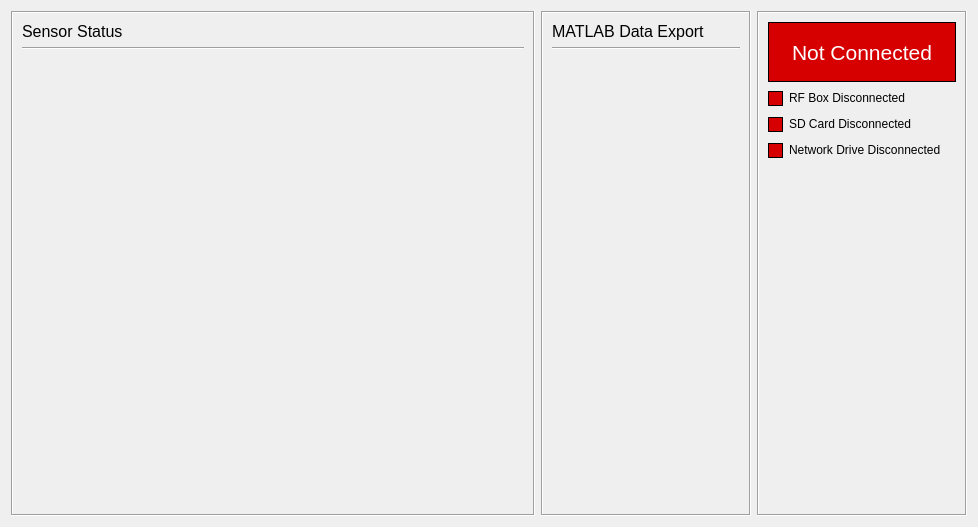
<?xml version="1.0" encoding="UTF-8"?>
<ui version="4.0">
 <class>Form</class>
 <widget class="QWidget" name="Form">
  <property name="geometry">
   <rect>
    <x>0</x>
    <y>0</y>
    <width>978</width>
    <height>527</height>
   </rect>
  </property>
  <property name="windowTitle">
   <string>Form</string>
  </property>
  <layout class="QHBoxLayout" name="horizontalLayout_2">
   <item>
    <widget class="QFrame" name="frame_sensorStatus">
     <property name="sizePolicy">
      <sizepolicy hsizetype="Preferred" vsizetype="Preferred">
       <horstretch>5</horstretch>
       <verstretch>0</verstretch>
      </sizepolicy>
     </property>
     <property name="autoFillBackground">
      <bool>false</bool>
     </property>
     <property name="styleSheet">
      <string notr="true"/>
     </property>
     <property name="frameShape">
      <enum>QFrame::Box</enum>
     </property>
     <property name="frameShadow">
      <enum>QFrame::Sunken</enum>
     </property>
     <property name="midLineWidth">
      <number>0</number>
     </property>
     <layout class="QVBoxLayout" name="verticalLayout_3">
      <item>
       <widget class="QLabel" name="label_sensorStatus">
        <property name="font">
         <font>
          <pointsize>12</pointsize>
         </font>
        </property>
        <property name="styleSheet">
         <string notr="true"/>
        </property>
        <property name="text">
         <string>Sensor Status</string>
        </property>
       </widget>
      </item>
      <item>
       <widget class="Line" name="line_2">
        <property name="frameShadow">
         <enum>QFrame::Sunken</enum>
        </property>
        <property name="orientation">
         <enum>Qt::Horizontal</enum>
        </property>
       </widget>
      </item>
      <item>
       <widget class="QScrollArea" name="scrollArea">
        <property name="frameShape">
         <enum>QFrame::NoFrame</enum>
        </property>
        <property name="frameShadow">
         <enum>QFrame::Plain</enum>
        </property>
        <property name="widgetResizable">
         <bool>true</bool>
        </property>
        <widget class="QWidget" name="scrollArea_sensorStatus">
         <property name="geometry">
          <rect>
           <x>0</x>
           <y>0</y>
           <width>505</width>
           <height>453</height>
          </rect>
         </property>
         <property name="styleSheet">
          <string notr="true">            QRadioButton::indicator {
                width: 13px;
                height: 13px;
                border: 1px solid black;
            }
            
            QRadioButton::indicator::unchecked {
                background-color : #d60000	/* red */
            }
            
            QRadioButton::indicator:unchecked:hover {
                background-color : #d60000	/* red */
            }
            
            QRadioButton::indicator:unchecked:pressed {
                background-color :  #d60000	/* red */
            }
            
            QRadioButton::indicator::checked {
                background-color : #16c916	/* dark green */
            }
            
            QRadioButton::indicator:checked:hover {
                background-color : #16c916	/* dark green */
            }
            
            QRadioButton::indicator:checked:pressed {
                background-color : #16c916	/* dark green */
            }</string>
         </property>
         <layout class="QVBoxLayout" name="verticalLayout_sensorStatus">
          <item>
           <spacer name="verticalSpacer_3">
            <property name="orientation">
             <enum>Qt::Vertical</enum>
            </property>
            <property name="sizeHint" stdset="0">
             <size>
              <width>20</width>
              <height>40</height>
             </size>
            </property>
           </spacer>
          </item>
         </layout>
        </widget>
       </widget>
      </item>
     </layout>
    </widget>
   </item>
   <item>
    <widget class="QFrame" name="frame_matlab">
     <property name="sizePolicy">
      <sizepolicy hsizetype="Preferred" vsizetype="Preferred">
       <horstretch>2</horstretch>
       <verstretch>0</verstretch>
      </sizepolicy>
     </property>
     <property name="frameShape">
      <enum>QFrame::Box</enum>
     </property>
     <property name="frameShadow">
      <enum>QFrame::Sunken</enum>
     </property>
     <layout class="QVBoxLayout" name="verticalLayout_2">
      <item>
       <widget class="QLabel" name="label_matlabDataExport">
        <property name="font">
         <font>
          <pointsize>12</pointsize>
         </font>
        </property>
        <property name="text">
         <string>MATLAB Data Export</string>
        </property>
       </widget>
      </item>
      <item>
       <widget class="Line" name="line">
        <property name="orientation">
         <enum>Qt::Horizontal</enum>
        </property>
       </widget>
      </item>
      <item>
       <spacer name="verticalSpacer_2">
        <property name="orientation">
         <enum>Qt::Vertical</enum>
        </property>
        <property name="sizeHint" stdset="0">
         <size>
          <width>20</width>
          <height>40</height>
         </size>
        </property>
       </spacer>
      </item>
     </layout>
    </widget>
   </item>
   <item>
    <widget class="QFrame" name="frame_connectionStatus">
     <property name="sizePolicy">
      <sizepolicy hsizetype="Preferred" vsizetype="Preferred">
       <horstretch>2</horstretch>
       <verstretch>0</verstretch>
      </sizepolicy>
     </property>
     <property name="styleSheet">
      <string notr="true">
QRadioButton::indicator {
    width: 13px;
    height: 13px;
	border: 1px solid black;
}

QRadioButton::indicator::unchecked {
	background-color : #d60000	/* red */


}

QRadioButton::indicator:unchecked:hover {
	background-color : #d60000	/* red */
}

QRadioButton::indicator:unchecked:pressed {
	background-color :  #d60000	/* red */
}

QRadioButton::indicator::checked {
	background-color : #16c916	/* dark green */
}

QRadioButton::indicator:checked:hover {
	background-color : #16c916	/* dark green */
}

QRadioButton::indicator:checked:pressed {
	background-color : #16c916	/* dark green */
}
</string>
     </property>
     <property name="frameShape">
      <enum>QFrame::Box</enum>
     </property>
     <property name="frameShadow">
      <enum>QFrame::Sunken</enum>
     </property>
     <layout class="QVBoxLayout" name="verticalLayout">
      <item>
       <widget class="QLabel" name="ind_connectionStatus">
        <property name="minimumSize">
         <size>
          <width>0</width>
          <height>60</height>
         </size>
        </property>
        <property name="font">
         <font>
          <pointsize>16</pointsize>
         </font>
        </property>
        <property name="styleSheet">
         <string notr="true">QLabel {
	background-color :  #d60000;	/* red */
	border: 1px solid black;
	color: rgb(255, 255, 255);

}</string>
        </property>
        <property name="text">
         <string>Not Connected</string>
        </property>
        <property name="alignment">
         <set>Qt::AlignCenter</set>
        </property>
       </widget>
      </item>
      <item>
       <widget class="QRadioButton" name="ind_RFBox">
        <property name="sizePolicy">
         <sizepolicy hsizetype="Minimum" vsizetype="Preferred">
          <horstretch>0</horstretch>
          <verstretch>0</verstretch>
         </sizepolicy>
        </property>
        <property name="minimumSize">
         <size>
          <width>0</width>
          <height>20</height>
         </size>
        </property>
        <property name="layoutDirection">
         <enum>Qt::LeftToRight</enum>
        </property>
        <property name="text">
         <string>RF Box Disconnected</string>
        </property>
        <property name="checkable">
         <bool>false</bool>
        </property>
       </widget>
      </item>
      <item>
       <widget class="QRadioButton" name="ind_SDCard">
        <property name="sizePolicy">
         <sizepolicy hsizetype="Minimum" vsizetype="Preferred">
          <horstretch>0</horstretch>
          <verstretch>0</verstretch>
         </sizepolicy>
        </property>
        <property name="minimumSize">
         <size>
          <width>0</width>
          <height>20</height>
         </size>
        </property>
        <property name="text">
         <string>SD Card Disconnected</string>
        </property>
        <property name="checkable">
         <bool>false</bool>
        </property>
       </widget>
      </item>
      <item>
       <widget class="QRadioButton" name="ind_networkDrive">
        <property name="sizePolicy">
         <sizepolicy hsizetype="Minimum" vsizetype="Preferred">
          <horstretch>0</horstretch>
          <verstretch>0</verstretch>
         </sizepolicy>
        </property>
        <property name="minimumSize">
         <size>
          <width>0</width>
          <height>20</height>
         </size>
        </property>
        <property name="text">
         <string>Network Drive Disconnected</string>
        </property>
        <property name="checkable">
         <bool>false</bool>
        </property>
       </widget>
      </item>
      <item>
       <spacer name="verticalSpacer">
        <property name="orientation">
         <enum>Qt::Vertical</enum>
        </property>
        <property name="sizeHint" stdset="0">
         <size>
          <width>20</width>
          <height>40</height>
         </size>
        </property>
       </spacer>
      </item>
     </layout>
    </widget>
   </item>
  </layout>
 </widget>
 <resources/>
 <connections/>
</ui>
